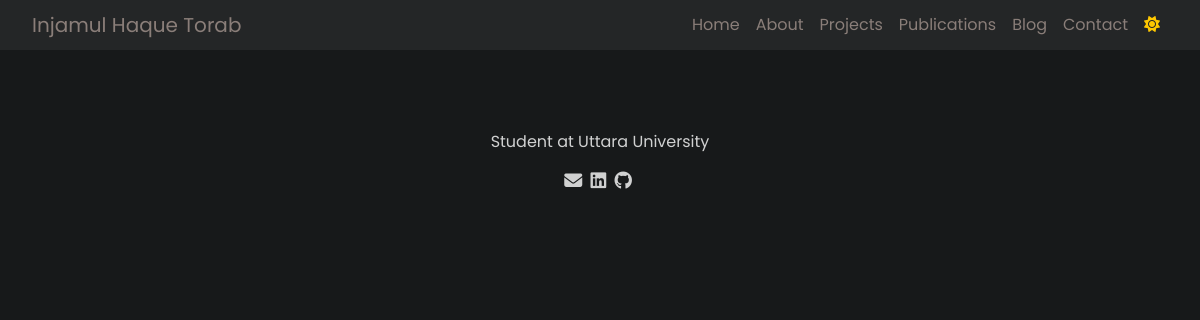
Before: / with the older database file.
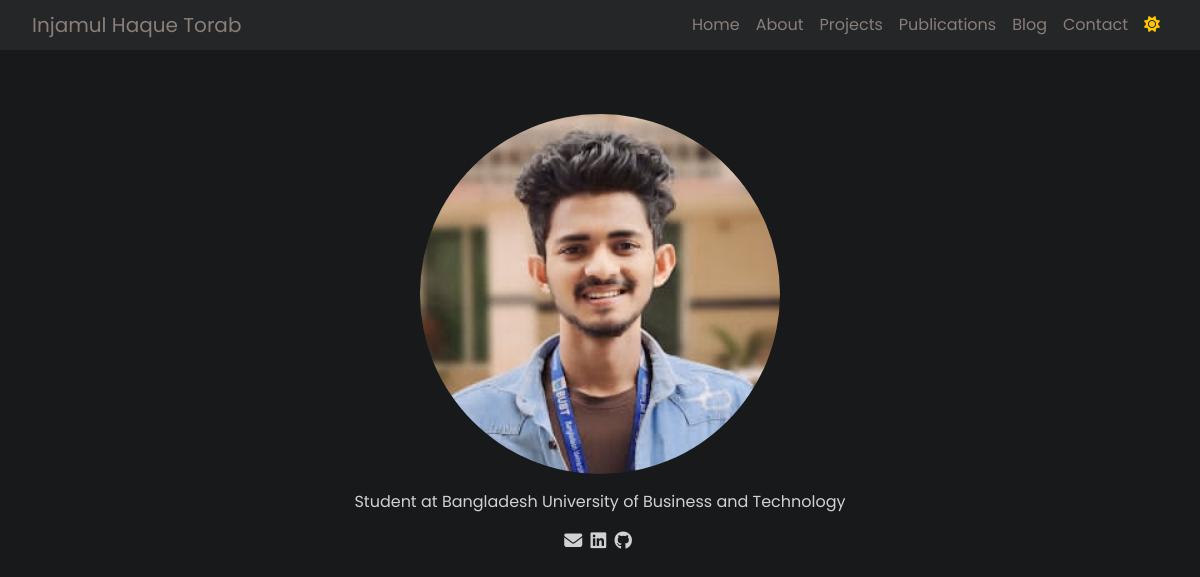
After: the same page with the newer database file.
### main/models.py (models this page shows)
class Profile(models.Model):
    picture = models.ImageField(upload_to='profile/', blank=True, null=True)
    graduate = models.CharField(max_length=100, blank=True, null=True)
    cv = models.FileField(upload_to='cv/', blank=True, null=True)
    description = models.TextField(blank=True, null=True)

### main/views.py (the view)
# urls.py: 2. Add a URL to urlpatterns:  path('', views.home, name='home')
def home(request):
    profile = Profile.objects.first()
    link = Contact.objects.first()
    return render(request, 'index.html', {'profile': profile, 'link': link })

### templates/index.html (shortened to what this page needs)
{% load static %}
<!doctype html>
<html lang="en">
<head>
    <link href="https://cdn.jsdelivr.net/npm/bootstrap@5.3.2/dist/css/bootstrap.min.css" rel="stylesheet"
>
    <link rel="stylesheet" href="https://cdnjs.cloudflare.com/ajax/libs/font-awesome/6.4.2/css/all.min.css"
 />
    <link rel="stylesheet" href="{% static "css/all.css" %}">
    <link rel="stylesheet" href="{% static "css/index.css" %}">
</head>
<body id="body" class="dark-mode">
    <nav class="navbar navbar-expand-lg">
        <div class="">
            <a class="navbar-brand" href="">Injamul Haque Torab</a>
        </div>
        <div class="collapse navbar-collapse" id="navbarNav">
            <ul class="navbar-nav ms-auto">
                <li class="nav-item">
                    <a class="nav-link" href="{% url 'home' %}">Home</a>
                </li>
                <li class="nav-item">
                    <a class="nav-link" href="{% url 'about' %}">About</a>
                </li>
                <li class="nav-item">
                    <a class="nav-link" href="{% url 'project' %}">Projects</a>
                </li>
                <li class="nav-item">
                    <a class="nav-link" href="{% url 'publications' %}">Publications</a>
                </li>
                <li class="nav-item">
                    <a class="nav-link" href="{% url 'blog' %}">Blog</a>
                </li>
                <li class="nav-item">
                    <a class="nav-link" href="{% url 'contact' %}">Contact</a>
                </li>
                <li>
                    <button class="nav-link" id="toggle-mode"><i class="fa-solid fa-sun"
                            style="color: #ffc800;"></i></button>
                </li>
            </ul>
        </div>
    </nav>
    <div class="centerParent">
        <img src="{{ profile.picture.url }}" alt="" id="dp-img">
    </div>
    <p id="profession-title">Student at {{ profile.graduate }}</p>
    <footer>
        <a href="mailto: {{ link.mail }}"><i class="fa-solid fa-envelope"></i></a>
        <a href="{{ link.linkedin }}"><i class="fa-brands fa-linkedin"></i></a>
        <a href="{{ link.github }}"><i class="fa-brands fa-github"></i></a>
    </footer>
</body>
</html>

### static/css/all.css (style rules this page uses)
:root { --fontColor: rgba(255,255,255,0.8); --BGcolor: #17191a; --navBG: #242627; }
body.dark-mode { --fontColor: rgba(255,255,255,0.8); --BGcolor: #17191a; background-color: #17191a !important; color: rgba(255,255,255,0.8) !important; font-family: 'Poppins', sans-serif !important; }
nav { background-color: var(--BGcolor) !important; color: var(--fontColor) !important; padding: 0.3rem 2rem !important; }
.navbar { background-color: var(--navBG) !important; }
.navbar-brand, .nav-link { color: #8a7e79 !important; }
.nav-link { position: relative; text-decoration: none; }
.nav-link::before { content: ''; position: absolute; bottom: 0; left: 0; width: 0; height: 2px; background-color: #0088ff; transition: width 0.3s ease; }
footer { width: 100%; text-align: center; }
footer > a > i { color: var(--fontColor); font-size: large; margin-right: 4px; }

### static/css/index.css (style rules this page uses)
:root { --fontColor: #6c757d; }
body { color: var(--fontColor); font-family: 'Poppins', sans-serif !important; }
.centerParent { margin-top: 4rem; display: flex; justify-content: center; align-items: center; flex-direction: column; height: auto; }
#dp-img { border-radius: 50%; width: 30%; margin-bottom: 1rem; }
#profession-title { text-align: center; margin-top: 0; color: var(--fontColor); }

Changed rows visible on the page:
changed Profile: picture: picture added; graduate "Uttara University" → "Bangladesh University of Business and Technology"
